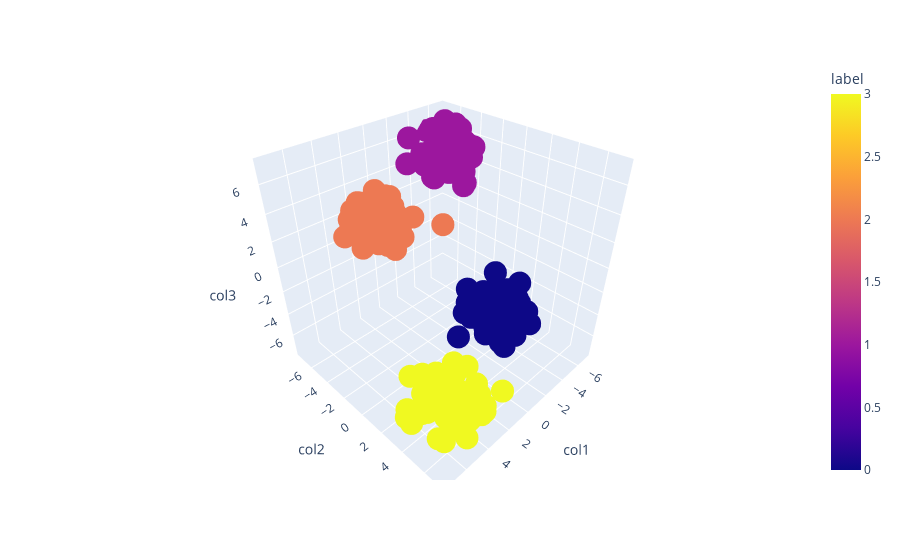

Here is the notebook cell this chart was saved with:
### Code cell
### Visualizing the clustered data
fig= px.scatter_3d(df, x='col1', y='col2', z='col3', color='label')
fig.show()

### Figure 1 — Plotly figure (JSON) as saved in the notebook; plotly's stock layout.template omitted (floating-point values rounded to 4 significant figures; data arrays with more than 128 entries replaced by an {"elided": "..."} marker saying what was removed)
{"data": [{"hovertemplate": "col1=%{x}<br>col2=%{y}<br>col3=%{z}<br>label=%{marker.color}<extra></extra>", "legendgroup": "", "marker": {"color": {"elided": "300 int values"}, "coloraxis": "coloraxis", "symbol": "circle"}, "mode": "markers", "name": "", "scene": "scene", "showlegend": false, "type": "scatter3d", "x": {"elided": "300 float values"}, "y": {"elided": "300 float values"}, "z": {"elided": "300 float values"}}], "layout": {"coloraxis": {"colorbar": {"title": {"text": "label"}}, "colorscale": [[0, "#0d0887"], [0.1111, "#46039f"], [0.2222, "#7201a8"], [0.3333, "#9c179e"], [0.4444, "#bd3786"], [0.5556, "#d8576b"], [0.6667, "#ed7953"], [0.7778, "#fb9f3a"], [0.8889, "#fdca26"], [1, "#f0f921"]]}, "legend": {"tracegroupgap": 0}, "margin": {"t": 60}, "scene": {"domain": {"x": [0, 1], "y": [0, 1]}, "xaxis": {"title": {"text": "col1"}}, "yaxis": {"title": {"text": "col2"}}, "zaxis": {"title": {"text": "col3"}}}}}
